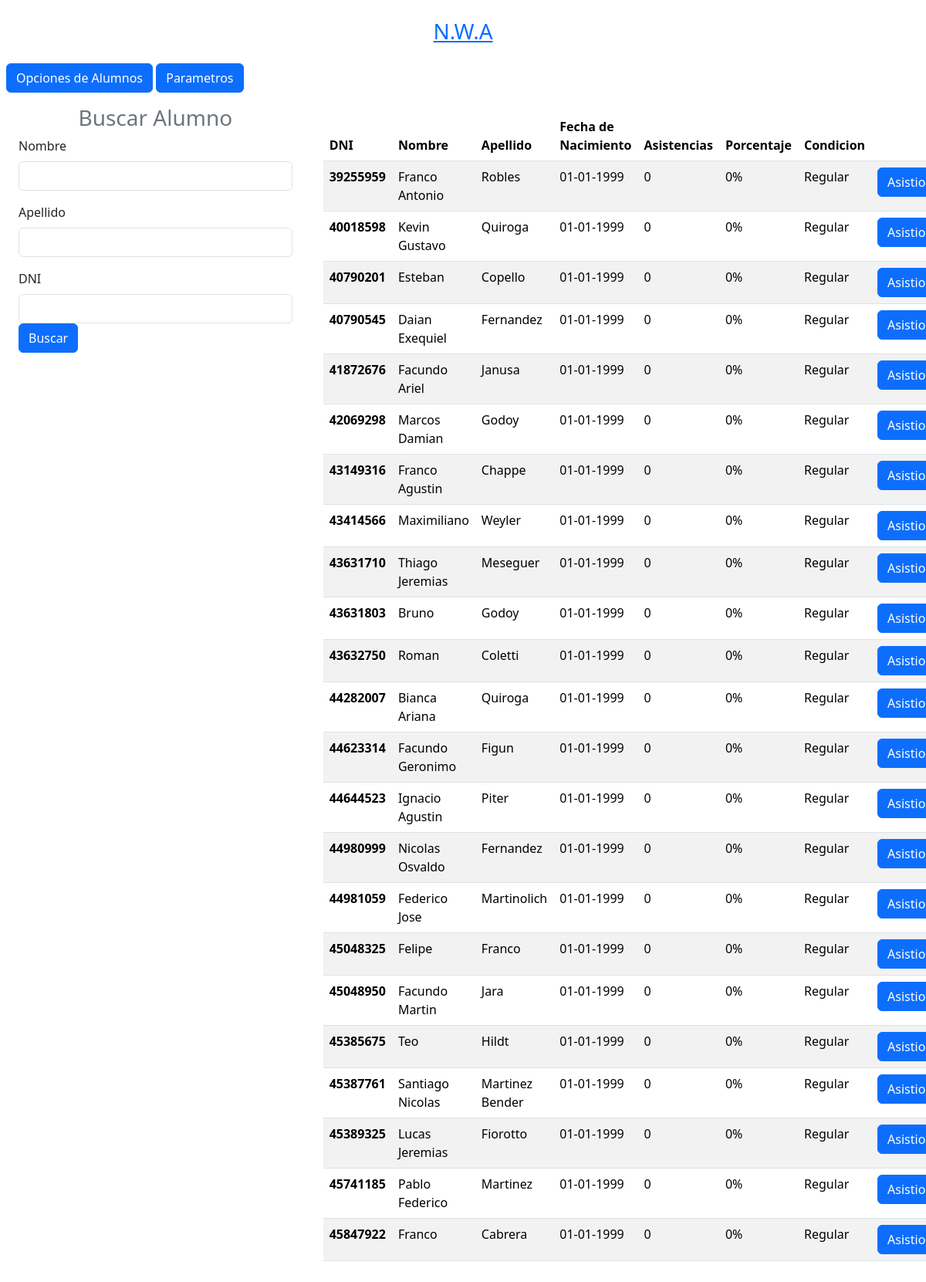
The app's page /home.php with its own data.
### tables this page shows
CREATE TABLE Alumno (
    alumn_DNI INT PRIMARY KEY,
    nombre VARCHAR(100) NOT NULL,
    apellido VARCHAR(100) NOT NULL,
    asistencias INT DEFAULT 0,
    fecha_nac DATE
);

### Alumno/buscarAlumno.php (called while the page is built, shortened)
<?php
            function buscarAlumno(){
                try {
                    $BD = Conexion::connect();
                    $query = 'SELECT alumn_DNI, nombre, apellido, asistencias, DATE_FORMAT(fecha_nac, "%d-%m-%Y") AS fecha_nac FROM alumno WHERE 1';
                    $stmt = $BD->prepare($query);
                    $stmt->execute();
                    $result = $stmt->get_result();
                    $alumnos = $result->fetch_all(MYSQLI_ASSOC);
                }catch (PDOException $e) {
                    die("Error: " . $e->getMessage());
                }
                return $alumnos;
            }
?>

### Alumno/Alumno.php (the view, shortened to what this page needs)
<?php
    class Alumno{
        public $alumn_DNI;
        function __construct($alumn_DNI,$nombre,$apellido,$fecha_nac,$asistencias){
            $this->alumn_DNI=$alumn_DNI;
            $this->nombre=$nombre;
            $this->apellido=$apellido;
            $this->fecha_nac=$fecha_nac;
        }
        public function mostrarAlumnos($alumno){?>
            <tr>
                <th class="porcentajeAlumno"  scope="row"><?php echo $alumno->alumn_DNI; ?></th>
                <td><?php echo $alumno->nombre; ?></td>
                <td><?php echo $alumno->apellido; ?></td>
                <td><?php echo $alumno->fecha_nac; ?></td>
                <td><?php $alumno->actualizarAsistencias();
                            echo $alumno->asistencias; ?></td>
                <td ><?php echo $alumno->alumnoPorcentaje($alumno) . "%"; ?></td>
                <td ><?php echo $alumno->condicionAlumno($alumno); ?></td>
                <td>
                   <a class="btn btn-small btn-primary" href="Alumno/Asistencia.php?alumn_DNI=<?= $alumno->alumn_DNI ?>">Asistio</a>
                </td>
            </tr>
        <?php
        }
            ?><tr>
            <?php
        public function alumnoPorcentaje($alumno)
        {
            try {
                $BD = Conexion::connect();
                $prof_DNI=123;
                $query = 'SELECT diasClases, porcentajeLibre, porcentajePromocion FROM profesor WHERE prof_DNI = ?';
                $stmt = $BD->prepare($query);
                $stmt->bind_param("i", $prof_DNI);
                $stmt->execute();
                $result = $stmt->get_result();
                $profesor = $result->fetch_all(MYSQLI_ASSOC);
                if (!empty($profesor) && isset($profesor[0]['diasClases'])) {
                    $diasClases = $profesor[0]['diasClases'];
                    $porcentaje = $alumno->asistencias * 100;
                    $porcentaje = $porcentaje / $diasClases;
                    $porcentaje = round($porcentaje, 0);
                } else {
                    $porcentaje = 0;
                }
            } catch (PDOException $e) {
                $e;
            }
            return $porcentaje;
        }
public function condicionAlumno($alumno) {
    try {
        $BD = Conexion::connect();
        $prof_DNI = 123;
        $query = 'SELECT porcentajeLibre, porcentajePromocion FROM profesor WHERE prof_DNI = ?';
        $stmt = $BD->prepare($query);
        $stmt->bind_param("i", $prof_DNI);
        $stmt->execute();
        $result = $stmt->get_result();
        $condicion="Regular";
    } catch (PDOException $e) {
        $e;
    }
    return $condicion;
}
    public function actualizarAsistencias() {
        try {
            $BD = Conexion::connect();
            $query = 'SELECT COUNT(*) as asistencias FROM Asistencia WHERE alumno_FK = ?';
            $stmt = $BD->prepare($query);
            $stmt->bind_param("i", $this->alumn_DNI);
            $stmt->execute();
            $result = $stmt->get_result();
            $row = $result->fetch_assoc();
            if ($row && isset($row['asistencias'])) {
                $this->asistencias = $row['asistencias'];
            }
            } catch (mysqli_sql_exception $e) {
            die("Error: " . $e->getMessage());
        }
    }
    }
?>

### home.php (shortened to what this page needs)
<?php
require_once("Alumno/Alumno.php");
require_once("Alumno/buscarAlumno.php");
?>
<!DOCTYPE html>
<html lang="esp">
<head>
    <link rel="stylesheet" href="Bootstrap/css/bootstrap.min.css" />
</head>
<body class="p-2">
    <a href="home.php">
        <h3 class=" text-center p-3">N.W.A</h3>
    </a>
    <a href="Alumno\insertAlumno.PHP" class="btn btn-small btn-primary">Opciones de Alumnos</a>
    <a href="Asistencias\clases.PHP" class="btn btn-small btn-primary">Parametros</a>
    <div class="container-fluid row">
        <form method="POST" action="home.php" class="col-4 p-3">
            <h3 class="text-center text-secondary">Buscar Alumno</h3>
            <div class="mb-3">
                <label for="nombre_alumno" class="form-label">Nombre</label>
                <input type="text" class="form-control" id="nombre_alumno" name="nombre" />
            </div>
            <div class="mb-3">
                <label for="apellido_alumno" class="form-label">Apellido</label>
                <input type="text" class="form-control" id="apellido_alumno" name="apellido" />
            </div>
            <div class="mb-3">
                <label for="DNI" class="form-label">DNI</label>
                <input type="text" class="form-control" id="alumn_DNI" name="alumn_DNI" />
                <button type="submit" class="btn btn-primary" name="btnRegistrar" value="ok">
                    Buscar
                </button>
            </div>
        </form>
        <div class="col-8 p-4">
            <table class="table table-striped">
                <thead>
                    <tr>
                        <th scope="col">DNI</th>
                        <th scope="col">Nombre</th>
                        <th scope="col">Apellido</th>
                        <th scope="col">Fecha de Nacimiento</th>
                        <th scope="col">Asistencias</th>
                        <th scope="col">Porcentaje</th>
                        <th scope="col">Condicion</th>
                        <th scope="col"></th>
                    </tr>
                </thead>
                <tbody>
                    <?php
                    $alumnos = buscarAlumno();
                    foreach ($alumnos as $alumno_data) {
                        $alumno = new Alumno($alumno_data['alumn_DNI'], $alumno_data['nombre'], $alumno_data['apellido'], $alumno_data['fecha_nac'], $alumno_data['asistencias']);
                        $alumno->mostrarAlumnos($alumno);
                    }
                    ?>
                </tbody>
            </table>
        </div>
    </div>
</body>
</html>

### records on screen
alumno: alumn_DNI "39255959", nombre "Franco Antonio", apellido "Robles", fecha_nac "01-01-1999", asistencias "0", alumnoPorcentaje "0", condicionAlumno "Regular"
alumno: alumn_DNI "40018598", nombre "Kevin Gustavo", apellido "Quiroga", fecha_nac "01-01-1999", asistencias "0", alumnoPorcentaje "0", condicionAlumno "Regular"
alumno: alumn_DNI "40790201", nombre "Esteban", apellido "Copello", fecha_nac "01-01-1999", asistencias "0", alumnoPorcentaje "0", condicionAlumno "Regular"
alumno: alumn_DNI "40790545", nombre "Daian Exequiel", apellido "Fernandez", fecha_nac "01-01-1999", asistencias "0", alumnoPorcentaje "0", condicionAlumno "Regular"
alumno: alumn_DNI "41872676", nombre "Facundo Ariel", apellido "Janusa", fecha_nac "01-01-1999", asistencias "0", alumnoPorcentaje "0", condicionAlumno "Regular"
alumno: alumn_DNI "42069298", nombre "Marcos Damian", apellido "Godoy", fecha_nac "01-01-1999", asistencias "0", alumnoPorcentaje "0", condicionAlumno "Regular"
alumno: alumn_DNI "43149316", nombre "Franco Agustin", apellido "Chappe", fecha_nac "01-01-1999", asistencias "0", alumnoPorcentaje "0", condicionAlumno "Regular"
alumno: alumn_DNI "43414566", nombre "Maximiliano", apellido "Weyler", fecha_nac "01-01-1999", asistencias "0", alumnoPorcentaje "0", condicionAlumno "Regular"
alumno: alumn_DNI "43631710", nombre "Thiago Jeremias", apellido "Meseguer", fecha_nac "01-01-1999", asistencias "0", alumnoPorcentaje "0", condicionAlumno "Regular"
alumno: alumn_DNI "43631803", nombre "Bruno", apellido "Godoy", fecha_nac "01-01-1999", asistencias "0", alumnoPorcentaje "0", condicionAlumno "Regular"
alumno: alumn_DNI "43632750", nombre "Roman", apellido "Coletti", fecha_nac "01-01-1999", asistencias "0", alumnoPorcentaje "0", condicionAlumno "Regular"
alumno: alumn_DNI "44282007", nombre "Bianca Ariana", apellido "Quiroga", fecha_nac "01-01-1999", asistencias "0", alumnoPorcentaje "0", condicionAlumno "Regular"
alumno: alumn_DNI "44623314", nombre "Facundo Geronimo", apellido "Figun", fecha_nac "01-01-1999", asistencias "0", alumnoPorcentaje "0", condicionAlumno "Regular"
alumno: alumn_DNI "44644523", nombre "Ignacio Agustin", apellido "Piter", fecha_nac "01-01-1999", asistencias "0", alumnoPorcentaje "0", condicionAlumno "Regular"
alumno: alumn_DNI "44980999", nombre "Nicolas Osvaldo", apellido "Fernandez", fecha_nac "01-01-1999", asistencias "0", alumnoPorcentaje "0", condicionAlumno "Regular"
alumno: alumn_DNI "44981059", nombre "Federico Jose", apellido "Martinolich", fecha_nac "01-01-1999", asistencias "0", alumnoPorcentaje "0", condicionAlumno "Regular"
alumno: alumn_DNI "45048325", nombre "Felipe", apellido "Franco", fecha_nac "01-01-1999", asistencias "0", alumnoPorcentaje "0", condicionAlumno "Regular"
alumno: alumn_DNI "45048950", nombre "Facundo Martin", apellido "Jara", fecha_nac "01-01-1999", asistencias "0", alumnoPorcentaje "0", condicionAlumno "Regular"
alumno: alumn_DNI "45385675", nombre "Teo", apellido "Hildt", fecha_nac "01-01-1999", asistencias "0", alumnoPorcentaje "0", condicionAlumno "Regular"
alumno: alumn_DNI "45387761", nombre "Santiago Nicolas", apellido "Martinez Bender", fecha_nac "01-01-1999", asistencias "0", alumnoPorcentaje "0", condicionAlumno "Regular"
alumno: alumn_DNI "45389325", nombre "Lucas Jeremias", apellido "Fiorotto", fecha_nac "01-01-1999", asistencias "0", alumnoPorcentaje "0", condicionAlumno "Regular"
alumno: alumn_DNI "45741185", nombre "Pablo Federico", apellido "Martinez", fecha_nac "01-01-1999", asistencias "0", alumnoPorcentaje "0", condicionAlumno "Regular"
alumno: alumn_DNI "45847922", nombre "Franco", apellido "Cabrera", fecha_nac "01-01-1999", asistencias "0", alumnoPorcentaje "0", condicionAlumno "Regular"
